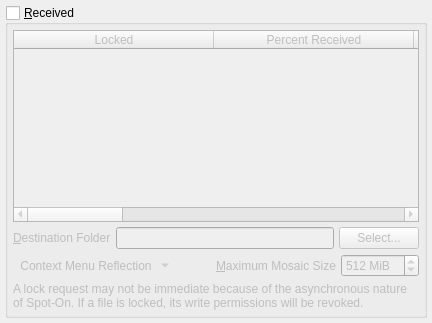
              <widget class="QWidget" name="tab_SB_incoming">
               <attribute name="icon">
                <iconset>
                 <normaloff>:/nuvola/down.png</normaloff>:/nuvola/down.png</iconset>
               </attribute>
               <attribute name="title">
                <string>&amp;Received</string>
               </attribute>
               <layout class="QVBoxLayout" name="verticalLayout_44">
                <property name="spacing">
                 <number>5</number>
                </property>
                <property name="leftMargin">
                 <number>5</number>
                </property>
                <property name="topMargin">
                 <number>5</number>
                </property>
                <property name="rightMargin">
                 <number>5</number>
                </property>
                <property name="bottomMargin">
                 <number>5</number>
                </property>
                <item>
                 <widget class="QSplitter" name="splitter">
                  <property name="orientation">
                   <enum>Qt::Vertical</enum>
                  </property>
                  <widget class="QGroupBox" name="receivers">
                   <property name="title">
                    <string>&amp;Received</string>
                   </property>
                   <property name="checkable">
                    <bool>true</bool>
                   </property>
                   <property name="checked">
                    <bool>false</bool>
                   </property>
                   <layout class="QVBoxLayout" name="verticalLayout_41">
                    <property name="spacing">
                     <number>5</number>
                    </property>
                    <property name="leftMargin">
                     <number>5</number>
                    </property>
                    <property name="topMargin">
                     <number>5</number>
                    </property>
                    <property name="rightMargin">
                     <number>5</number>
                    </property>
                    <property name="bottomMargin">
                     <number>5</number>
                    </property>
                    <item>
                     <widget class="QTableWidget" name="received">
                      <property name="styleSheet">
                       <string notr="true">QTableWidget#received

{
   border-image: url(:/Logo/background.png) 0 0 0 0 stretch stretch;
   border-width: 0px;
}</string>
                      </property>
                      <property name="alternatingRowColors">
                       <bool>true</bool>
                      </property>
                      <property name="selectionMode">
                       <enum>QAbstractItemView::SingleSelection</enum>
                      </property>
                      <property name="selectionBehavior">
                       <enum>QAbstractItemView::SelectRows</enum>
                      </property>
                      <property name="horizontalScrollMode">
                       <enum>QAbstractItemView::ScrollPerPixel</enum>
                      </property>
                      <property name="sortingEnabled">
                       <bool>true</bool>
                      </property>
                      <attribute name="horizontalHeaderDefaultSectionSize">
                       <number>200</number>
                      </attribute>
                      <attribute name="horizontalHeaderStretchLastSection">
                       <bool>true</bool>
                      </attribute>
                      <column>
                       <property name="text">
                        <string>Locked</string>
                       </property>
                      </column>
                      <column>
                       <property name="text">
                        <string>Percent Received</string>
                       </property>
                      </column>
                      <column>
                       <property name="text">
                        <string>Pulse Size</string>
                       </property>
                      </column>
                      <column>
                       <property name="text">
                        <string>Total Size</string>
                       </property>
                      </column>
                      <column>
                       <property name="text">
                        <string>File</string>
                       </property>
                      </column>
                      <column>
                       <property name="text">
                        <string>Computed SHA-1 Hash</string>
                       </property>
                      </column>
                      <column>
                       <property name="text">
                        <string>Expected SHA-1 Hash</string>
                       </property>
                      </column>
                      <column>
                       <property name="text">
                        <string>OID</string>
                       </property>
                      </column>
                     </widget>
                    </item>
                    <item>
                     <layout class="QHBoxLayout" name="horizontalLayout_54">
                      <property name="spacing">
                       <number>5</number>
                      </property>
                      <item>
                       <widget class="QLabel" name="label_63">
                        <property name="text">
                         <string>&amp;Destination Folder</string>
                        </property>
                        <property name="buddy">
                         <cstring>destination</cstring>
                        </property>
                       </widget>
                      </item>
                      <item>
                       <widget class="QLineEdit" name="destination"/>
                      </item>
                      <item>
                       <widget class="QPushButton" name="etpSelectDestination">
                        <property name="text">
                         <string>Select...</string>
                        </property>
                       </widget>
                      </item>
                     </layout>
                    </item>
                    <item>
                     <layout class="QHBoxLayout" name="horizontalLayout_55">
                      <property name="spacing">
                       <number>5</number>
                      </property>
                      <item>
                       <widget class="QToolButton" name="receivedActionMenu">
                        <property name="toolTip">
                         <string>Context Menu</string>
                        </property>
                        <property name="text">
                         <string>Context Menu Reflection</string>
                        </property>
                        <property name="icon">
                         <iconset>
                          <normaloff>:/generic/menu.png</normaloff>:/generic/menu.png</iconset>
                        </property>
                        <property name="popupMode">
                         <enum>QToolButton::MenuButtonPopup</enum>
                        </property>
                        <property name="autoRaise">
                         <bool>true</bool>
                        </property>
                       </widget>
                      </item>
                      <item>
                       <spacer name="horizontalSpacer_44">
                        <property name="orientation">
                         <enum>Qt::Horizontal</enum>
                        </property>
                        <property name="sizeHint" stdset="0">
                         <size>
                          <width>40</width>
                          <height>20</height>
                         </size>
                        </property>
                       </spacer>
                      </item>
                      <item>
                       <widget class="QLabel" name="label_59">
                        <property name="text">
                         <string>&amp;Maximum Mosaic Size</string>
                        </property>
                        <property name="buddy">
                         <cstring>etpMaxMosaicSize</cstring>
                        </property>
                       </widget>
                      </item>
                      <item>
                       <widget class="QSpinBox" name="etpMaxMosaicSize">
                        <property name="suffix">
                         <string> MiB</string>
                        </property>
                        <property name="minimum">
                         <number>1</number>
                        </property>
                        <property name="maximum">
                         <number>5000</number>
                        </property>
                        <property name="value">
                         <number>512</number>
                        </property>
                       </widget>
                      </item>
                     </layout>
                    </item>
                    <item>
                     <widget class="QLabel" name="label_117">
                      <property name="text">
                       <string>&lt;html&gt;&lt;head/&gt;&lt;body&gt;&lt;p&gt;A lock request may not be immediate because of the asynchronous nature of Spot-On. If a file is locked, its write permissions will be revoked.&lt;/p&gt;&lt;/body&gt;&lt;/html&gt;</string>
                      </property>
                      <property name="wordWrap">
                       <bool>true</bool>
                      </property>
                     </widget>
                    </item>
                   </layout>
                  </widget>
                 </widget>
                </item>
               </layout>
              </widget>
